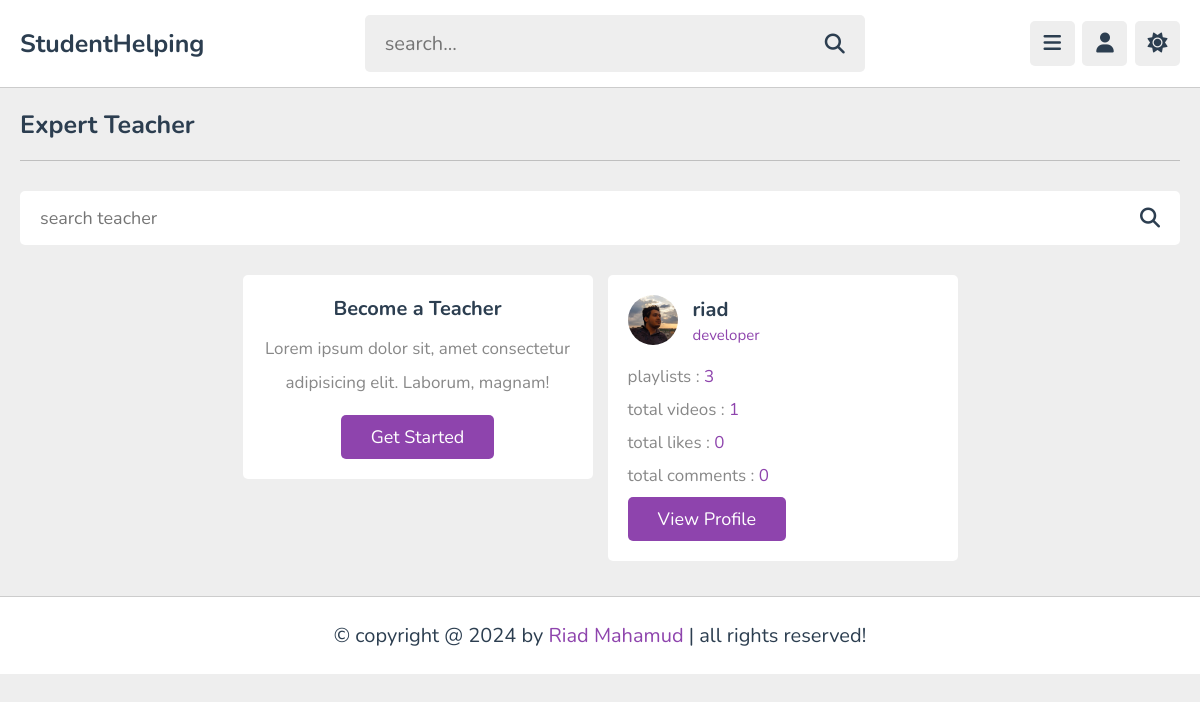
Page /teachers.php (signed in) on the committed database.
### tables this page shows
CREATE TABLE `tutors` (
  `id` varchar(20) NOT NULL,
  `name` varchar(50) NOT NULL,
  `profession` varchar(50) NOT NULL,
  `email` varchar(50) NOT NULL,
  `password` varchar(50) NOT NULL,
  `image` varchar(100) NOT NULL
);

### teachers.php (the view, shortened to what this page needs)
<?php
include 'components/connect.php';
?>
<!DOCTYPE html>
<html lang="en">
<head>
   <link rel="stylesheet" href="https://cdnjs.cloudflare.com/ajax/libs/font-awesome/6.2.0/css/all.min.css">
   <link rel="stylesheet" href="css/style.css">
</head>
<body>
<?php include 'components/user_header.php'; ?>
<section class="teachers">
   <h1 class="heading">Expert Teacher</h1>
   <form action="search_tutor.php" method="post" class="search-tutor">
      <input type="text" name="search_tutor" maxlength="100" placeholder="search teacher" required>
      <button type="submit" name="search_tutor_btn" class="fas fa-search"></button>
   </form>
   <div class="box-container">
      <div class="box offer">
         <h3>Become a Teacher</h3>
         <p>Lorem ipsum dolor sit, amet consectetur adipisicing elit. Laborum, magnam!</p>
         <a href="admin/register.php" class="inline-btn">get started</a>
      </div>
      <?php
         $select_tutors = $conn->prepare("SELECT * FROM `tutors`");
         $select_tutors->execute();
         if($select_tutors->rowCount() > 0){
            while($fetch_tutor = $select_tutors->fetch(PDO::FETCH_ASSOC)){
               $tutor_id = $fetch_tutor['id'];
               $count_playlists = $conn->prepare("SELECT * FROM `playlist_all` WHERE tutor_id = ?");
               $count_playlists->execute([$tutor_id]);
               $total_playlists = $count_playlists->rowCount();
               $count_contents = $conn->prepare("SELECT * FROM `content` WHERE tutor_id = ?");
               $count_contents->execute([$tutor_id]);
               $total_contents = $count_contents->rowCount();
               $count_likes = $conn->prepare("SELECT * FROM `likes` WHERE tutor_id = ?");
               $count_likes->execute([$tutor_id]);
               $total_likes = $count_likes->rowCount();
               $count_comments = $conn->prepare("SELECT * FROM `comments` WHERE tutor_id = ?");
               $count_comments->execute([$tutor_id]);
               $total_comments = $count_comments->rowCount();
      ?>
      <div class="box">
         <div class="tutor">
            <img src="uploaded_files/<?= $fetch_tutor['image']; ?>" alt="">
            <div>
               <h3><?= $fetch_tutor['name']; ?></h3>
               <span><?= $fetch_tutor['profession']; ?></span>
            </div>
         </div>
         <p>playlists : <span><?= $total_playlists; ?></span></p>
         <p>total videos : <span><?= $total_contents ?></span></p>
         <p>total likes : <span><?= $total_likes ?></span></p>
         <p>total comments : <span><?= $total_comments ?></span></p>
         <form action="tutor_profile.php" method="post">
            <input type="submit" value="view profile" name="tutor_fetch" class="inline-btn">
         </form>
      </div>
      <?php
            }
         }else{
            echo '<p class="empty">no teacher found!</p>';
         }
      ?>
   </div>
</section>
<?php include 'components/footer.php'; ?>
</body>
</html>

### css/style.css (style rules this page uses)
:root { --main-color:#8e44ad; --red:#e74c3c; --oragen:#f39c12; --white:#fff; --black:#2c3e50; --light-color:#888; --light-bg:#eee; --border:.1rem solid rgba(0,0,0,.2); }
* { font-family: 'Nunito', sans-serif; margin: 0; padding: 0; box-sizing: border-box; outline: none; border: none; text-decoration: none; }
html { font-size: 62.5%; overflow-x: hidden; }
body { background-color: var(--light-bg); padding-left: 30rem; }
section { padding:2rem; max-width: 1200px; margin: 0 auto; }
.btn, .option-btn, .delete-btn, .inline-btn, .inline-option-btn, .inline-delete-btn { border-radius: .5rem; padding: 1rem 3rem; font-size: 1.8rem; color: #fff; margin-top: 1rem; text-transform: capitalize; cursor: pointer; text-align: center; }
.inline-btn, .inline-option-btn, .inline-delete-btn { display: inline-block; }
.btn, .inline-btn { background-color: var(--main-color); }
.heading { padding-bottom: 1.8rem; border-bottom: var(--border); font-size: 2.5rem; color: var(--black); text-transform: capitalize; margin-bottom: 3rem; }
.teachers .search-tutor { margin-bottom: 3rem; display: flex; align-items: center; gap: 1.5rem; padding: 1.5rem 2rem; background-color: var(--white); border-radius: .5rem; }
.teachers .search-tutor input { width: 100%; font-size: 1.8rem; color: var(--black); background: none; }
.teachers .search-tutor button { font-size: 2rem; cursor: pointer; color: var(--black); background: none; }
.teachers .box-container { display: grid; grid-template-columns: repeat(auto-fit, 35rem); gap: 1.5rem; align-items: flex-start; justify-content: center; }
.teachers .box-container .box { border-radius: .5rem; padding: 2rem; background-color: var(--white); }
.teachers .box-container .box .tutor { margin-bottom: 1rem; display: flex; align-items: center; gap: 1.5rem; }
.teachers .box-container .box .tutor img { height: 5rem; width: 5rem; object-fit: cover; border-radius: 50%; }
.teachers .box-container .box .tutor h3 { color: var(--black); font-size: 2rem; margin-bottom: .2rem; }
.teachers .box-container .box .tutor span { color: var(--main-color); font-size: 1.5rem; }
.teachers .box-container .box p { padding-top: 1rem; font-size: 1.7rem; color: var(--light-color); }
.teachers .box-container .box p span { color: var(--main-color); }
.teachers .box-container .offer { text-align: center; }
.teachers .box-container .offer h3 { font-size: 2rem; color: var(--black); }
.teachers .box-container .offer p { line-height: 2; padding-bottom: .5rem; }
@media (max-width:1200px) { body { padding-left: 0; } }

### rows in the picture
tutors: image (picture), name "riad", profession "developer", total_playlists "3", total_contents "1", total_likes "0", total_comments "0"
